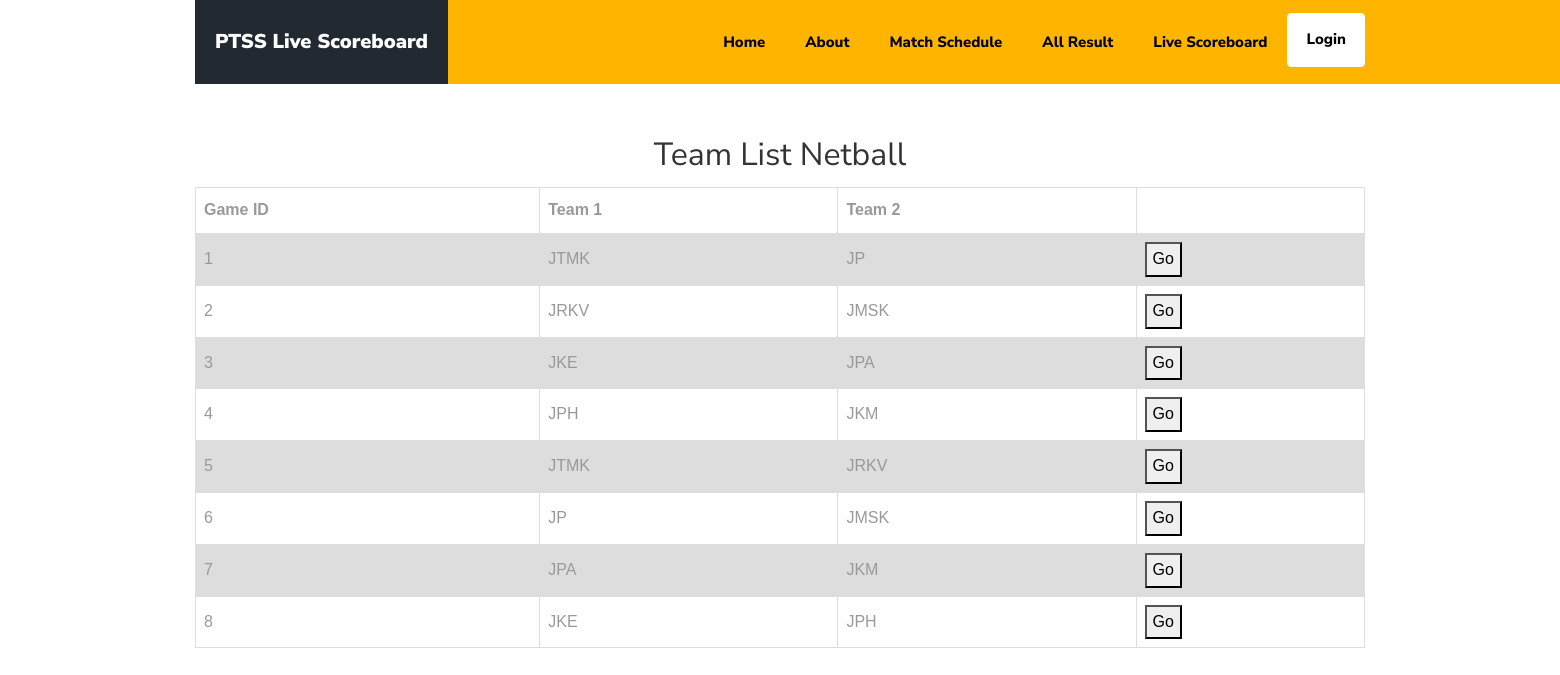
Screenshot of /reflistnet.php with the database file from the repository.
### tables this page shows
CREATE TABLE `team` (
  `game_id` int(11) NOT NULL,
  `sport` varchar(25) NOT NULL,
  `team_1` varchar(25) NOT NULL,
  `team_2` varchar(25) NOT NULL,
  `time_game` time NOT NULL,
  `kumpulan` int(11) NOT NULL
);

### reflistnet.php (the view, shortened to what this page needs)
<?php
include("conn.php");
?>
<!DOCTYPE html>
<html lang="en">
  <head>
    <link rel="stylesheet" href="css/open-iconic-bootstrap.min.css">
    <link rel="stylesheet" href="css/animate.css">
    <link rel="stylesheet" href="css/owl.carousel.min.css">
    <link rel="stylesheet" href="css/owl.theme.default.min.css">
    <link rel="stylesheet" href="css/magnific-popup.css">
    <link rel="stylesheet" href="css/aos.css">
    <link rel="stylesheet" href="css/ionicons.min.css">
    <link rel="stylesheet" href="css/bootstrap-datepicker.css">
    <link rel="stylesheet" href="css/jquery.timepicker.css">
    <link rel="stylesheet" href="css/flaticon.css">
    <link rel="stylesheet" href="css/icomoon.css">
    <link rel="stylesheet" href="css/style.css">
  </head>
  <body>
	  <nav class="navbar navbar-expand-lg navbar-dark ftco_navbar bg-dark ftco-navbar-light" id="ftco-navbar">
	    <div class="container">
	      <a class="navbar-brand" href="index.html"><span>PTSS Live Scoreboard</span></a>
	      <div class="collapse navbar-collapse" id="ftco-nav">
	        <ul class="navbar-nav ml-auto">
	          <li class="nav-item"><a href="index.php" class="nav-link">Home</a></li>
	          <li class="nav-item"><a href="about.php" class="nav-link">About</a></li>
	          <li class="nav-item"><a href="games.php" class="nav-link">Match Schedule</a></li>
	          <li class="nav-item"><a href="blog.php" class="nav-link">All Result</a></li>
	          <li class="nav-item"><a href="contact.php" class="nav-link">Live Scoreboard</a></li>
	          <li class="nav-item cta"><a href="login.php" class="nav-link">Login</a></li>
	        </ul>
	      </div>
	    </div>
	  </nav>
    <div class="container">
      <div class="row no-gutters slider-text align-items-end justify-content-center">
      </div>
      <br /><br /><br /><br />
      <center>
 <head>
        </head>
        <body>
        <h2>Team List Netball</h2>
        <table>
          <tr>
            <th>Game ID</th>
            <th>Team 1</th>
            <th>Team 2</th>
            <th></th>
          </tr>
            <?php
            $bill = 1;
            $sql = "SELECT * FROM team";
            $result = $conn->query($sql);
            while($row = $result->fetch_object()) {
                ?>
                <tr>
                    <td><?php echo $bill++; ?></td>
                    <td><?php echo $row->team_1; ?></td>
                    <td><?php echo $row->team_2; ?></td>
                    <td><button type="button" onclick="window.location='pointcontrolnet.php?game_id=<?php echo $row->game_id; ?>'">Go</button></td>
                </tr>
                <?php
            }
            ?>
        </table></center>
  </head>
</body>
</html>

### reflistnet.php (style rules this page uses)
table { font-family: arial, sans-serif; border-collapse: collapse; width: 100%; }
td, th { border: 1px solid #dddddd; text-align: left; padding: 8px; }
tr:nth-child(even) { background-color: #dddddd; }

### rows the page displays
team: team_1 "JTMK", team_2 "JP"
team: team_1 "JRKV", team_2 "JMSK"
team: team_1 "JKE", team_2 "JPA"
team: team_1 "JPH", team_2 "JKM"
team: team_1 "JTMK", team_2 "JRKV"
team: team_1 "JP", team_2 "JMSK"
team: team_1 "JPA", team_2 "JKM"
team: team_1 "JKE", team_2 "JPH"
